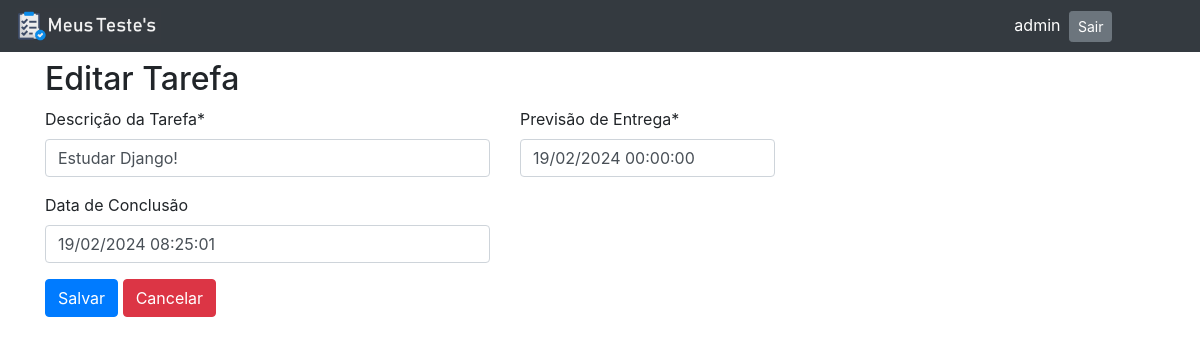
The app's page /update/68/ (signed in) with its own data.
### tasks/models.py (models this page shows, shortened)
class Task(models.Model):
    usuario = models.ForeignKey(User, on_delete=models.PROTECT, blank=True)
    text_description=models.CharField(max_length=100)
    date_register=models.DateTimeField(auto_now_add=True)
    date_delivery=models.DateTimeField()
    date_complete=models.DateTimeField(null=True, blank=True)
    class Meta:
        ordering = ['date_delivery']

### tasks/views.py (the view)
# urls.py: path('update/<int:pk>/', views.Update.as_view(), name='Update'),
class Update(LoginRequiredMixin, generic.UpdateView):
    model=models.Task
    form_class=forms.FormTask
    context_object_name='form'
    template_name='tasks/update.html'
    success_url=reverse_lazy('tasks:Index')

### tasks/forms.py (shortened to what this page needs)
class FormTask(forms.ModelForm):
    class Meta:
        model=models.Task
        fields='__all__'
        labels={
            'text_description': 'Descrição da Tarefa',
            'date_delivery':'Previsão de Entrega',
            'date_complete': 'Data de Conclusão'
        }
    def __init__(self, *args, **kwargs):
        super().__init__(*args, **kwargs)
        self.helper = FormHelper()
        self.helper.layout = Layout(
            Row(
                Column('text_description', css_class='form-group col-md-5 mb-0'),
                Column('date_delivery', css_class='form-group col-md-3 mb-0'),
            ),
            Row(
                Column('date_complete', css_class='form-group col-md-5 mb-0'),
            ),
            Submit('submit', 'Salvar'),
            HTML('<a href="{% url "tasks:Index" %}" class="btn btn-danger">Cancelar</a>')
        )

### templates/tasks/update.html (shortened to what this page needs)
{% extends 'base.html' %}
{% load crispy_forms_tags %}
{% block h2 %}Editar Tarefa{% endblock %}
{% block main %}
    <form method="POST">
        {% crispy form %}
    </form>
{% endblock %}

### templates/base.html (shortened to what this page needs)
{% load static %}
<!DOCTYPE html>
<html lang="pt-br">
    <head>
        <link rel="stylesheet" href="https://stackpath.bootstrapcdn.com/bootstrap/4.1.3/css/bootstrap.min.css">
    </head>
    <body>
        <nav class="navbar navbar-dark bg-dark row text-white">
            <div class="col-sm-10">
                <a href="{% url 'tasks:Index' %}">
                    <img src="{% static 'tasks/img/meustestes.jpg' %}" alt="logo" width="15%">
                </a>
            </div>
                {% if request.user.is_authenticated %}
            <div class="col-sm-2">
                <form method="post" action="{% url 'logout' %}">{% csrf_token %}
                        {{ request.user }}
                        <input type="submit" class="btn btn-sm btn-secondary ml-1" value="Sair">
                </form>
                {% endif %}
            </div>
        </nav>
        <main class="container mt-2">
            <h2>{% block h2 %}{% endblock %}</h2>
            {% block main %}{% endblock %}
        </main>
    </body>
</html>

### records on screen
Task: text_description "Estudar Django!", date_delivery "19/02/2024 00:00:00", date_complete "19/02/2024 08:25:01"

### other values on screen
{{ request.user }} "admin"
